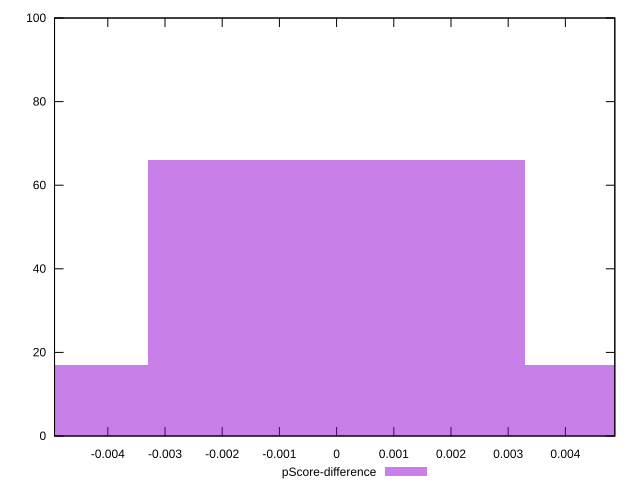

Write the gnuplot code that produced this figure.
reset

$pScoreDifference <<EOF
0 66
-0.006590349816681115 17
0.006590349816681115 17
EOF

set key outside below
set boxwidth 0.006590349816681115
set xrange [-0.004931550435499865:0.0048645723108980965]
set yrange [0:100]
set trange [0:100]
set style fill transparent solid 0.5 noborder
set terminal svg size 640, 490 enhanced background rgb 'white'
set output "report_00015_2021-02-09T16-11-33.973Z/total-blocking-time/samples/pages+cached+noadtech+nomedia/pScore-difference/histogram.svg"

plot $pScoreDifference title "pScore-difference" with boxes

reset
